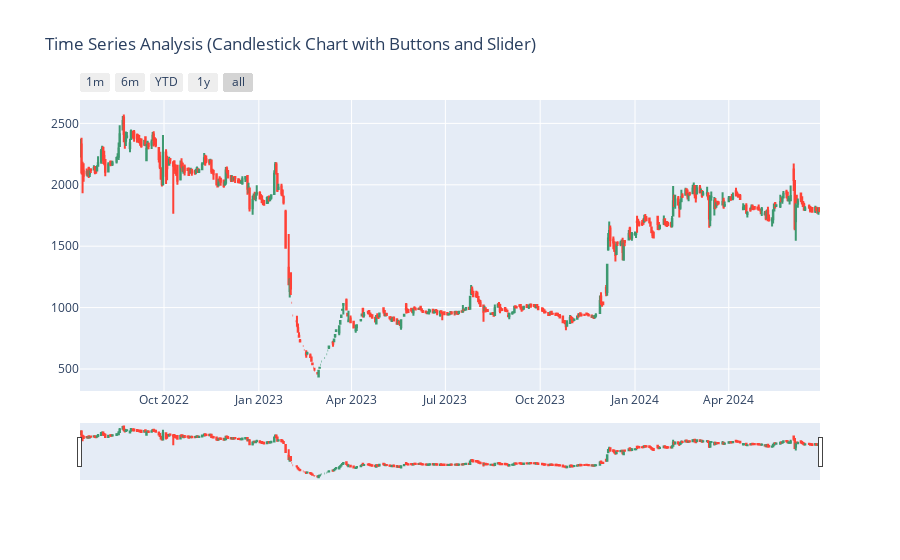

Notebook source saved alongside this figure:
### Code cell
# Finally, let's create an interactive visualization where we can manually select the time interval in the output visualization itself
figure = go.Figure(data = [go.Candlestick(x = data.index,
                                        open = data["Open"], 
                                        high = data["High"],
                                        low = data["Low"], 
                                        close = data["Close"])])
figure.update_layout(title = "Time Series Analysis (Candlestick Chart with Buttons and Slider)")

figure.update_xaxes(
    rangeslider_visible = True,
    rangeselector = dict(
        buttons = list([
            dict(count = 1, label = "1m", step = "month", stepmode = "backward"),
            dict(count = 6, label = "6m", step = "month", stepmode = "backward"),
            dict(count = 1, label = "YTD", step = "year", stepmode = "todate"),
            dict(count = 1, label = "1y", step = "year", stepmode = "backward"),
            dict(step = "all")
        ])
    )
)
fig.update_layout(width=800, height=600)
figure.show()

### Figure 1 — Plotly figure (JSON) as saved in the notebook; plotly's stock layout.template omitted (floating-point values rounded to 4 significant figures; data arrays with more than 128 entries replaced by an {"elided": "..."} marker saying what was removed)
{"data": [{"close": {"elided": "483 float values"}, "high": {"elided": "483 float values"}, "low": {"elided": "483 float values"}, "open": {"elided": "483 float values"}, "type": "candlestick", "x": {"elided": "483 str values"}}], "layout": {"autosize": true, "title": {"text": "Time Series Analysis (Candlestick Chart with Buttons and Slider)"}, "xaxis": {"autorange": true, "range": ["2022-07-11 12:00", "2024-06-28 12:00"], "rangeselector": {"buttons": [{"count": 1, "label": "1m", "step": "month", "stepmode": "backward"}, {"count": 6, "label": "6m", "step": "month", "stepmode": "backward"}, {"count": 1, "label": "YTD", "step": "year", "stepmode": "todate"}, {"count": 1, "label": "1y", "step": "year", "stepmode": "backward"}, {"step": "all"}]}, "rangeslider": {"autorange": true, "range": ["2022-07-11 12:00", "2024-06-28 12:00"], "visible": true, "yaxis": {"_template": null, "rangemode": "match"}}, "type": "date"}, "yaxis": {"autorange": true, "range": [320.6, 2690.0]}}}
